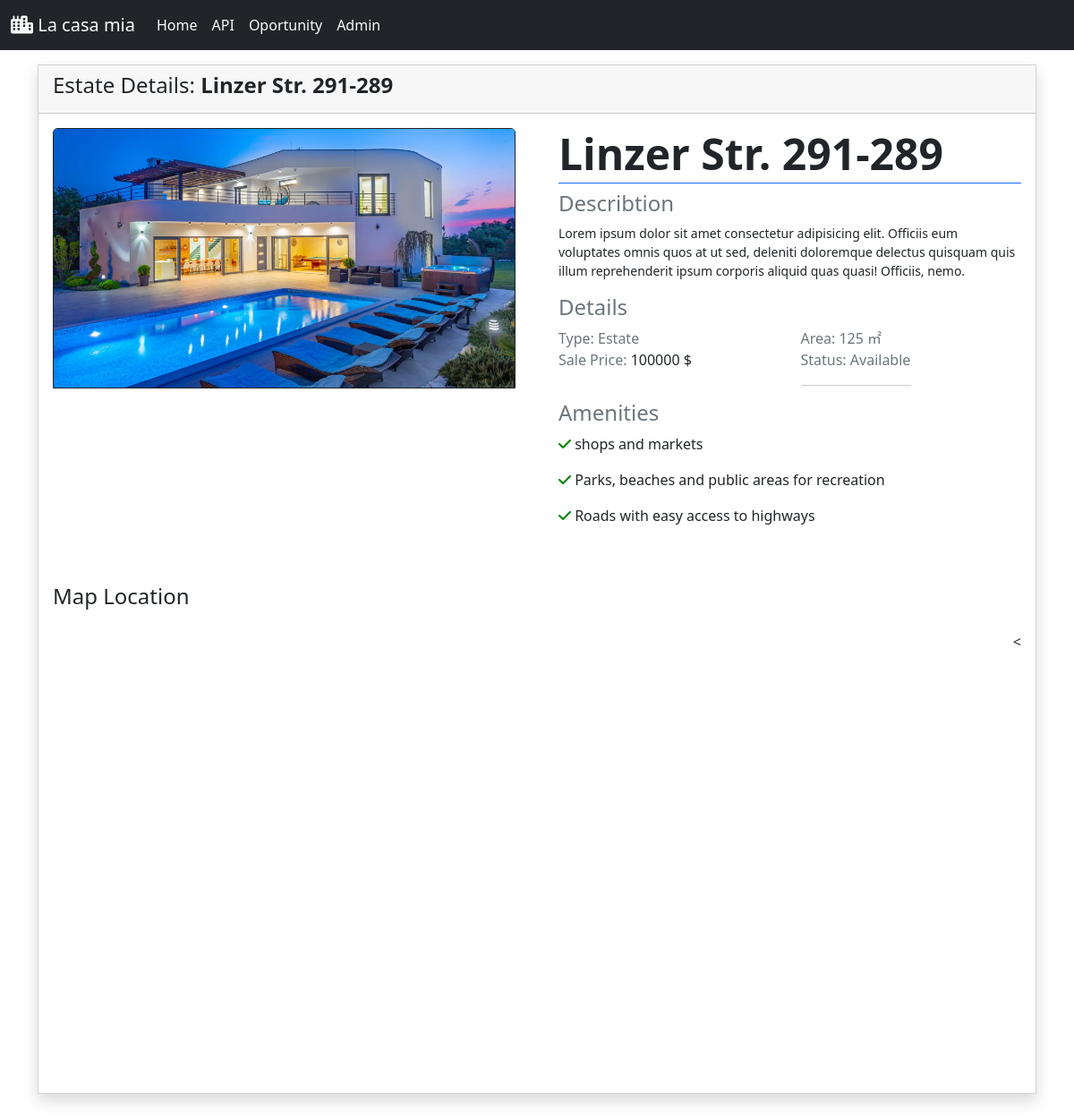
/PHP/details.php?id=2, run on the app's committed database.
### tables this page shows
CREATE TABLE `lacasamia` (
  `id` int(11) NOT NULL,
  `image` varchar(100) DEFAULT NULL,
  `address` varchar(100) DEFAULT NULL,
  `latitude` decimal(10,5) DEFAULT NULL,
  `longitude` decimal(10,5) DEFAULT NULL,
  `reduction` varchar(20) DEFAULT NULL,
  `describtion` text DEFAULT NULL,
  `price` int(11) DEFAULT NULL,
  `status` varchar(30) DEFAULT NULL,
  `area` int(11) DEFAULT NULL
);

### PHP/details.php (the view, shortened to what this page needs)
<?php require_once "..\components\bootstrap.php";
require_once "..\components\\navbar.php";
require_once "..\components\\db_connect.php";
?>
<?php
$id=$_GET['id'];
$sql = "SELECT * FROM lacasamia where id='$id'  " ;
$result = mysqli_query($conn,$sql);
if(mysqli_num_rows($result)  > 0) {
$row = mysqli_fetch_array($result, MYSQLI_ASSOC);
echo $card='<div class="container">
    <div class="content py-3">
        <div class="card card-outline card-primary rounded-0 shadow">
            <div class="card-header">
                <h4 class="card-title">Estate Details: <b>'.$row["address"].'</b></h4>
            </div>
            <div class="card-body">
                <div class="row gx-4 gx-lg-5 align-items-top">
                    <div class="col-md-6">
                        <img class="card-img-top mb-5 mb-md-0 border border-dark" loading="lazy" id="display-img"
                            src="..\picture\\'.$row["image"].'" />
                        <div class="mt-2 row gx-2 gx-lg-3 row-cols-4 row-cols-md-3 row-cols-xl-4 justify-content-start">
                        </div>
                    </div>
                    <div class="col-md-6">
                        <h1 class="display-5 fw-bolder border-bottom border-primary pb-1">'.$row["address"].'</h1>
                        <legend class="h4 text-muted">Describtion</legend>
                        <p class="mb-3"><small>'.$row["describtion"].'</small></p>
                        <fieldset>
                            <legend class="h4 text-muted">Details</legend>
                            <div class="row">
                                <div class="col-6">
                                    <span class="text-muted">Type: Estate </span>
                                </div>
                                <div class="col-6">
                                    <span class="text-muted">Area: '.$row["area"].' &#13217
                                </div>
                                <div class="col-6">
                                    <span class="text-muted">Sale Price:
                                    </span>'.$row["price"].' $
                                </div>
                                <div class="col-6">
                    <div class="col-md-6">
                                    <span class="text-muted ">Status: ' .$row["status"].'</span><hr>
                                </div>
                            </div>
                            <legend class="h4 text-muted">Amenities</legend>
                            <p><i class="fa-solid fa-check" style="color:green;"></i>  shops and markets</p>
                            <p><i class="fa-solid fa-check" style="color:green;"></i>  Parks, beaches and public areas for recreation
                            </p>
                            <p><i class="fa-solid fa-check" style="color:green;"></i>  Roads with easy access to highways</p>
                            </div>
                        </fieldset>
                    </div>
                </div>
<div class="row mt-5">
    <div class="col-md-12">
        <h4 class="mb-4">Map Location</h4>
        <div class="mapouter">
            <div id="gmap_canvas">
                <
                    const myLatLng = { lat: ' .$row["latitude"].', lng: ' .$row["longitude"].' };
            </div>
        </div>
    </div>
</div>
</div>
</div>
</div>
</div>';}
?>

### PHP/details.php (style rules this page uses)
.mapouter { position: relative; text-align: right; height: 500px; width: 100%; }
#gmap_canvas { height: 90%; }

### data on the page
lacasamia: address "Linzer Str. 291-289", image (picture), describtion "Lorem ipsum dolor sit amet consectetur adipisicing elit. Officiis eum voluptates omnis quos at ut sed, deleniti doloremque delectus quisquam quis illum reprehenderit ipsum corporis aliquid quas quasi! Officiis, nemo.", area "125", price "100000", status "Available"
